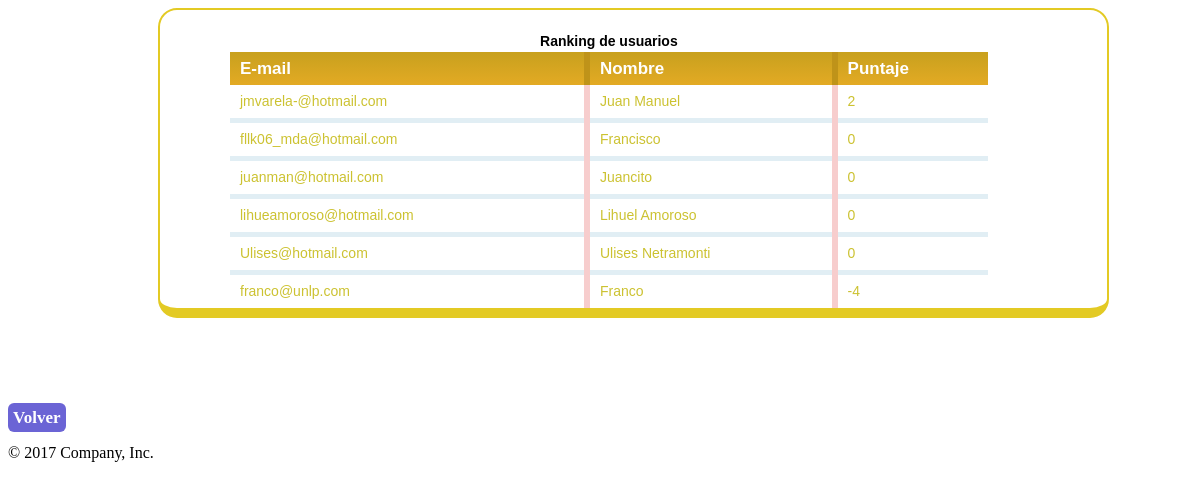
Page /ranking_usuarios.php (signed in) on the committed database.
### tables this page shows
CREATE TABLE `usuario` (
  `userName` varchar(30) NOT NULL,
  `userMail` varchar(100) NOT NULL,
  `userPassword` varchar(20) NOT NULL,
  `userPoints` int(11) NOT NULL,
  `userCredits` int(11) NOT NULL,
  `userNumber` varchar(12) NOT NULL,
  `userBirth` varchar(11) NOT NULL,
  `userPhoto` varchar(100) NOT NULL,
  `is_admin` int(1) UNSIGNED NOT NULL
);

### ranking_usuarios.php (the view, shortened to what this page needs)
<!DOCTYPE html>
<html>
<head>
<link rel="stylesheet" type="text/css" href="/css/estilotabla.css">
</head>
	<?php
	include 'config.php';
	 $administrador= mysqli_query($con, "SELECT is_admin FROM usuario WHERE userMail='$_SESSION[userMail]'	 ;");
	 $admin = mysqli_fetch_array($administrador);
	  if($admin[0]== 1){
	$usuarios=mysqli_query($con,"SELECT userMail,userName,userPoints FROM usuario ORDER BY userPoints DESC ;");
	?>
    <div class="datagrid">
	<body>
	<table>
    <caption><b>Ranking de usuarios<b></caption>
		<br>
        <thead>
           <tr>
             <th>E-mail</th>
             <th>Nombre</th>
			 <th>Puntaje</th>
           </tr>
        </thead>
       <tbody >
	<?php while($user=mysqli_fetch_array($usuarios))
	{?>
           <tr>
             <td ><?php echo"$user[userMail]";?> </td>
             <td ><?php echo"$user[userName]";?> </td>
			 <td ><?php echo"$user[userPoints]";?> </td>
           </tr>
      	  <?php	}?>
	 </tbody>
</table> </div>
	</body>
	<br>
	<br>
	<br>
	<br>
	<br>
	<footer>
	  <a  class="boton2" href= index.php>Volver</a><br>
	  <p>&copy; 2017 Company, Inc.</p>
	</footer>
</html>  <?php } else
	{ header("Location: index.php");} ?>

### css/estilotabla.css (style rules this page uses)
.datagrid table { border-collapse: collapse; text-align:left; width: 80%; margin-left: 70px; }
.datagrid { font: normal 14px/150% Geneva, Arial, Helvetica, sans-serif; height:auto; background: #fff; overflow: hidden; border: 2px solid #E3CA24 ;border-block-end-width:10px; -webkit-border-radius: 19px; -moz-border-radius: 19px; border-radius: 19px; width:80% ; margin-left:150px; text-align:center; }
.datagrid table td, .datagrid table th { padding: 6px 10px; }
.datagrid table thead th { background:-webkit-gradient( linear, left top, left bottom, color-stop(0.05, #C9A11E), color-stop(1, #E3AA24) ); background:-moz-linear-gradient( center top, #C9A11E 5%, #E3AA24 100% ); filter:progid:DXImageTransform.Microsoft.gradient(startColorstr='#C9A11E', endColorstr='#E3AA24'); background-color:#C9A11E; color:#FFFFFF; font-size: 17px; font-weight: bold; border-left: 6px solid #BF9319; }
.datagrid table thead th:first-child { border: none; }
.datagrid table tbody td { color: #CCC231; border-left: 6px solid #F7CDCD;font-size: 14px; border-bottom: 5px solid #E1EEF4;font-weight: normal; }
.datagrid table tbody td:first-child { border-left: none; }
.datagrid table tbody tr:last-child td { border-bottom: none; }

### ranking_usuarios.php (style rules this page uses)
.boton2 { text-decoration: none; padding: 5px; font-weight: 600; font-size: 17px; color: #ffffff; background-color: #6B64D5; border-radius: 6px; border: none; }

### rows in the picture
usuario: userMail "jmvarela-@hotmail.com", userName "Juan Manuel", userPoints "2"
usuario: userMail "fllk06_mda@hotmail.com", userName "Francisco", userPoints "0"
usuario: userMail "juanman@hotmail.com", userName "Juancito", userPoints "0"
usuario: userMail "lihueamoroso@hotmail.com", userName "Lihuel Amoroso", userPoints "0"
usuario: userMail "Ulises@hotmail.com", userName "Ulises Netramonti", userPoints "0"
usuario: userMail "franco@unlp.com", userName "Franco", userPoints "-4"
